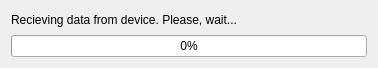
<?xml version="1.0" encoding="UTF-8"?>
<ui version="4.0">
 <class>RecieveDialog</class>
 <widget class="QDialog" name="RecieveDialog">
  <property name="geometry">
   <rect>
    <x>0</x>
    <y>0</y>
    <width>378</width>
    <height>68</height>
   </rect>
  </property>
  <property name="windowTitle">
   <string>Recieving data</string>
  </property>
  <property name="windowIcon">
   <iconset resource="Resources.qrc">
    <normaloff>:/icons/icons/reforma1.ico</normaloff>:/icons/icons/reforma1.ico</iconset>
  </property>
  <layout class="QVBoxLayout" name="verticalLayout">
   <item>
    <widget class="QLabel" name="label">
     <property name="text">
      <string>Recieving data from device. Please, wait...</string>
     </property>
    </widget>
   </item>
   <item>
    <widget class="QProgressBar" name="progressBar">
     <property name="maximum">
      <number>40</number>
     </property>
     <property name="value">
      <number>0</number>
     </property>
    </widget>
   </item>
  </layout>
 </widget>
 <resources>
  <include location="Resources.qrc"/>
 </resources>
 <connections/>
</ui>
